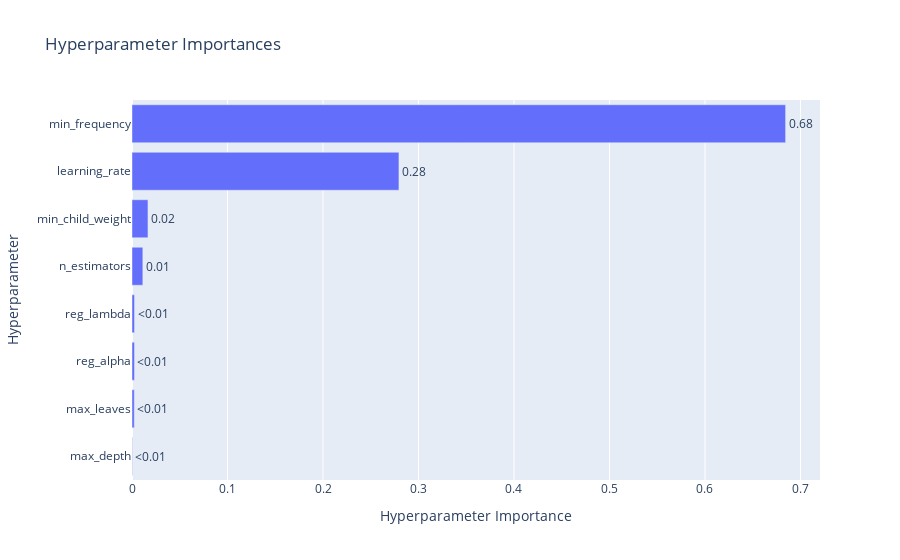

This figure's notebook cell:
### Code cell
plot_param_importances(study_prunning)

### Figure 1 — Plotly figure (JSON) as saved in the notebook; plotly's stock layout.template omitted (floating-point values rounded to 4 significant figures)
{"data": [{"cliponaxis": false, "hovertemplate": ["max_depth (IntDistribution): 0.00038118751151806516<extra></extra>", "max_leaves (IntDistribution): 0.0023986255352801103<extra></extra>", "reg_alpha (FloatDistribution): 0.0025833298969669153<extra></extra>", "reg_lambda (FloatDistribution): 0.002643502464350638<extra></extra>", "n_estimators (IntDistribution): 0.011340717125522527<extra></extra>", "min_child_weight (IntDistribution): 0.016723430675792805<extra></extra>", "learning_rate (FloatDistribution): 0.2795205243506683<extra></extra>", "min_frequency (FloatDistribution): 0.6844086824399005<extra></extra>"], "name": "Objective Value", "orientation": "h", "text": ["<0.01", "<0.01", "<0.01", "<0.01", "0.01", "0.02", "0.28", "0.68"], "textposition": "outside", "type": "bar", "x": [0.0003812, 0.002399, 0.002583, 0.002644, 0.01134, 0.01672, 0.2795, 0.6844], "y": ["max_depth", "max_leaves", "reg_alpha", "reg_lambda", "n_estimators", "min_child_weight", "learning_rate", "min_frequency"]}], "layout": {"title": {"text": "Hyperparameter Importances"}, "xaxis": {"title": {"text": "Hyperparameter Importance"}}, "yaxis": {"title": {"text": "Hyperparameter"}}}}
